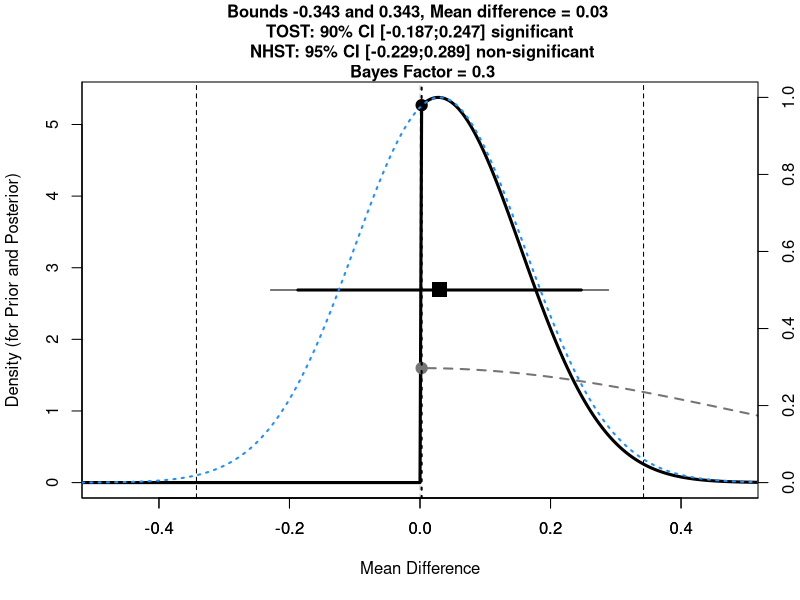
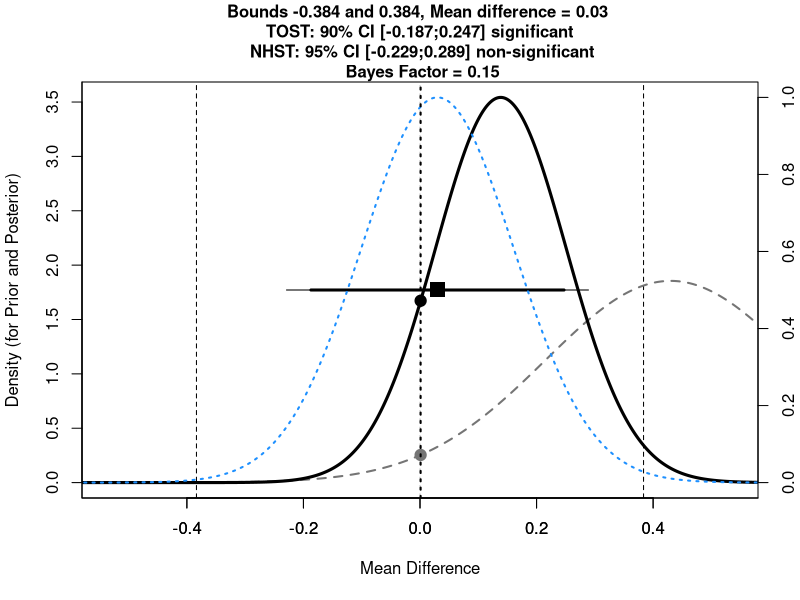
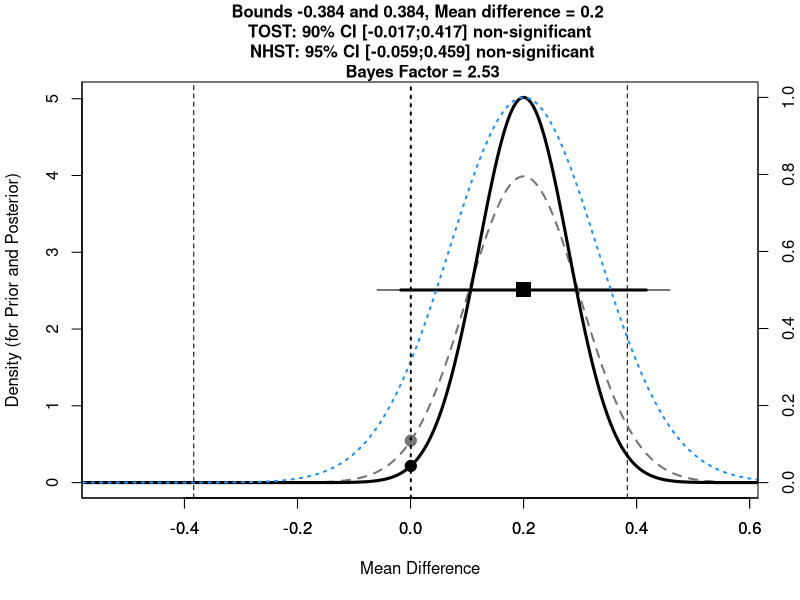

The R script that drew these images, in order: (Note: this script raises an error after producing the figures.)
TOSTtwo.bf<-function(m1,m2,sd1,sd2,n1,n2,low_eqbound_d, high_eqbound_d, alpha, var.equal, prior_dist, effect_prior, se_prior, df_prior, uniform_lower_bound, uniform_upper_bound)
  {
  if(missing(alpha)) {
    alpha<-0.05
  }
  if(missing(var.equal)) {
    var.equal<-FALSE
  }
  if(var.equal==TRUE) {
    sdpooled<-sqrt((((n1 - 1)*(sd1^2)) + (n2 - 1)*(sd2^2))/((n1+n2)-2)) #calculate sd pooled
    low_eqbound<-low_eqbound_d*sdpooled
    high_eqbound<-high_eqbound_d*sdpooled
    t1<-((m1-m2)-low_eqbound)/(sdpooled*sqrt(1/n1 + 1/n2))
    degree_f<-n1+n2-2
    p1<-pt(t1, degree_f, lower.tail=FALSE)
    t2<-((m1-m2)-high_eqbound)/(sdpooled*sqrt(1/n1 + 1/n2))
    p2<-pt(t2, degree_f, lower.tail=TRUE)
    LL90<-(m1-m2)-qt(1-alpha, degree_f)*(sdpooled*sqrt(1/n1 + 1/n2))
    UL90<-(m1-m2)+qt(1-alpha, degree_f)*(sdpooled*sqrt(1/n1 + 1/n2))
    LL95<-(m1-m2)-qt(1-(alpha/2), degree_f)*(sdpooled*sqrt(1/n1 + 1/n2))
    UL95<-(m1-m2)+qt(1-(alpha/2), degree_f)*(sdpooled*sqrt(1/n1 + 1/n2))
    t<-(m1-m2)/(sdpooled*sqrt(1/n1 + 1/n2))
    pttest<-2*pt(-abs(t), df=degree_f)
  } else {
    sdpooled<-sqrt((sd1^2 + sd2^2)/2) #calculate sd root mean squared for Welch's t-test
    low_eqbound<-low_eqbound_d*sdpooled
    high_eqbound<-high_eqbound_d*sdpooled
    t1<-((m1-m2)-low_eqbound)/sqrt(sd1^2/n1 + sd2^2/n2) #welch's t-test lower bound
    degree_f<-(sd1^2/n1+sd2^2/n2)^2/(((sd1^2/n1)^2/(n1-1))+((sd2^2/n2)^2/(n2-1))) #degrees of freedom for Welch's t-test
    p1<-pt(t1, degree_f, lower.tail=FALSE) #p-value for Welch's TOST t-test
    t2<-((m1-m2)-high_eqbound)/sqrt(sd1^2/n1 + sd2^2/n2) #welch's t-test upper bound
    p2<-pt(t2, degree_f, lower.tail=TRUE) #p-value for Welch's TOST t-test
    t<-(m1-m2)/sqrt(sd1^2/n1 + sd2^2/n2) #welch's t-test NHST
    pttest<-2*pt(-abs(t), df=degree_f) #p-value for Welch's t-test
    LL90<-(m1-m2)-qt(1-alpha, degree_f)*sqrt(sd1^2/n1 + sd2^2/n2) #Lower limit for CI Welch's t-test
    UL90<-(m1-m2)+qt(1-alpha, degree_f)*sqrt(sd1^2/n1 + sd2^2/n2) #Upper limit for CI Welch's t-test
    LL95<-(m1-m2)-qt(1-(alpha/2), degree_f)*sqrt(sd1^2/n1 + sd2^2/n2) #Lower limit for CI Welch's t-test
    UL95<-(m1-m2)+qt(1-(alpha/2), degree_f)*sqrt(sd1^2/n1 + sd2^2/n2) #Upper limit for CI Welch's t-test
  }
  ptost<-max(p1,p2) #Get highest p-value for summary TOST result
  ttost<-ifelse(abs(t1) < abs(t2), t1, t2) #Get lowest t-value for summary TOST result
  dif<-(m1-m2)
  testoutcome<-ifelse(pttest<alpha,"significant","non-significant")
  TOSToutcome<-ifelse(ptost<alpha,"significant","non-significant")
  if(var.equal == TRUE) {
    message(cat("Using alpha = ",alpha," Student's t-test was ",testoutcome,", t(",degree_f,") = ",t,", p = ",pttest,sep=""))
    cat("\n")
    message(cat("Using alpha = ",alpha," the equivalence test based on Student's t-test was ",TOSToutcome,", t(",degree_f,") = ",ttost,", p = ",ptost,sep=""))
  } else {
    message(cat("Using alpha = ",alpha," Welch's t-test was ",testoutcome,", t(",degree_f,") = ",t,", p = ",pttest,sep=""))
    cat("\n")
    message(cat("Using alpha = ",alpha," the equivalence test based on Welch's t-test  was ",TOSToutcome,", t(",degree_f,") = ",ttost,", p = ",ptost,sep=""))
  }
  TOSTresults<-data.frame(t1,p1,t2,p2,degree_f)
  colnames(TOSTresults) <- c("t-value 1","p-value 1","t-value 2","p-value 2","df")
  bound_results<-data.frame(low_eqbound,high_eqbound)
  colnames(bound_results) <- c("low bound raw","high bound raw")
  CIresults<-data.frame(LL90,UL90)
  colnames(CIresults) <- c(paste("Lower Limit ",100*(1-alpha*2),"% CI raw",sep=""),paste("Upper Limit ",100*(1-alpha*2),"% CI raw",sep=""))
  cat("TOST results:\n")
  print(TOSTresults)
  cat("\n")
  cat("Equivalence bounds (raw scores):\n")
  print(bound_results)
  cat("\n")
  cat("TOST confidence interval:\n")
  print(CIresults)
  #below added BF calc
  bayes<-TRUE #expect to provide bayes
  if(missing(prior_dist)) {
    bayes<-FALSE #if no prior effect size is provided, BF not calculated
  }
  if(bayes==TRUE){
    if(prior_dist=="normal"){
      if(missing(se_prior)){
        se_prior<-effect_prior/2 #if not specified otherwise, default SE is effect/2
      }
    }
    if(prior_dist=="halfnormal"){
      if(missing(se_prior)){
        se_prior<-effect_prior #if not specified otherwise, default SE is effect
        effect_prior<-0 #halfnormal is centered on 0
      } }
    if(prior_dist=="cauchy"){
      df_prior<-1
      if(missing(se_prior)){
        df_prior<-1
        se_prior<-effect_prior/2} #if not specified otherwise, default SE is effect
    }
    if(prior_dist=="halfcauchy"){
      df_prior<-1
      if(missing(se_prior)){
        df_prior<-1
        se_prior<-effect_prior #if not specified otherwise, default SE is effect
        effect_prior<-0 #halfcauchy is centered on 0
      }
    }
    if(missing(df_prior)){
      df_prior<-1000 #if not specified otherwise, default df = 100000 (practically normal)
    }
    if(prior_dist=="uniform"){
      theta = ((uniform_upper_bound + uniform_lower_bound)/2) - (2 * (uniform_upper_bound - uniform_lower_bound))
      tLL <- ((uniform_upper_bound + uniform_lower_bound)/2) - (2 * (uniform_upper_bound - uniform_lower_bound))
      tUL <- ((uniform_upper_bound + uniform_lower_bound)/2) + (2 * (uniform_upper_bound - uniform_lower_bound))
      incr <- (tUL - tLL) / 4000
      theta=seq(from = theta, by = incr, length = 4001)
      dist_theta = numeric(4001)
      dist_theta[theta >= uniform_lower_bound & theta <= uniform_upper_bound] = 1
    } else {
      theta <- effect_prior - 10 * se_prior
      incr <- se_prior / 200
      theta=seq(from = effect_prior - 10 * se_prior, by = incr, length = 4001)
      dist_theta <- dt(x = (theta-effect_prior)/se_prior, df=df_prior)
      if(prior_dist=="halfnormal"){
        dist_theta[theta <= 0] = 0
      }
      if(prior_dist=="halfcauchy"){
        dist_theta[theta <= 0] = 0
      }
    }
    dist_theta_alt = dist_theta/sum(dist_theta)
    likelihood <- dt((dif-theta)/(dif/t), df = degree_f) #use dif - can be set to d Create likelihood, for each theta, compute how well it predicts the obtained mean, given the obtained SEM and the obtained dfs.
    likelihood_alt = likelihood/sum(likelihood) # alternative computation with normalized vectors
    height <- dist_theta * likelihood # Multiply prior with likelihood, this gives the unstandardized posterior
    area <- sum(height * incr)
    normarea <- sum(dist_theta * incr)
    height_alt = dist_theta_alt * likelihood_alt
    height_alt = height_alt/sum(height_alt)
    LikelihoodTheory <- area/normarea
    LikelihoodNull <- dt(dif/(dif/t), df = degree_f)
    BayesFactor <- round(LikelihoodTheory / LikelihoodNull, 2)
    bayes_results <- data.frame(BayesFactor, LikelihoodTheory, LikelihoodNull)
    colnames(bayes_results) <- c("Bayes Factor","Likelihood (alternative)","Likelihood (null)")
    cat("Bayes Results:\n")
    print(bayes_results)
    cat("\n")
    invisible(list(TOST_t1=t1,TOST_p1=p1,TOST_t2=t2,TOST_p2=p2, TOST_df=degree_f,alpha=alpha,low_eqbound=low_eqbound,high_eqbound=high_eqbound,low_eqbound=low_eqbound,high_eqbound=high_eqbound, LL_CI_TOST=LL90,UL_CI_TOST=UL90,bf=BayesFactor, ll_theory=LikelihoodTheory, ll_null=LikelihoodNull))
    #plot (adapted from Wiens by DL)
    myminY = 1
    # rescale prior and posterior to sum = 1 (density)
    dist_theta_alt = dist_theta_alt / (sum(dist_theta_alt)*incr)
    height_alt = height_alt/(sum(height_alt)*incr)
    # rescale likelood to maximum = 1
    likelihood_alt = likelihood_alt / max(likelihood_alt)
    data = cbind(dist_theta_alt, height_alt)
    maxy = max(data)
    max_per_x = apply(data,1,max)
    max_x_keep = max_per_x/maxy*100 > myminY  # threshold (1%) here
    x_keep = which(max_x_keep==1)
    #png(file=paste("Fig1.png",sep=""),width=2300,height=2000, units = "px", res = 300)
    plot(NA, ylim=c(0,maxy), xlim=c(min(LL90,low_eqbound)-max(UL90-LL90, high_eqbound-low_eqbound)/5, max(UL90,high_eqbound)+max(UL90-LL90, high_eqbound-low_eqbound)/5), bty="l", yaxt="n", ylab="",xlab="Mean Difference")
    points(x=dif, y=maxy/2, pch=15, cex=2)
    abline(v=high_eqbound, lty=2)
    abline(v=low_eqbound, lty=2)
    abline(v=0, lty=2, col="grey")
    segments(LL90,maxy/2,UL90,maxy/2, lwd=3)
    segments(LL95,maxy/2,UL95,maxy/2, lwd=1)
    if(bayes==FALSE) {
      title(main=paste("Equivalence bounds ",round(low_eqbound,digits=3)," and ",round(high_eqbound,digits=3),"\nMean difference = ",round(dif,digits=3)," \n TOST: ", 100*(1-alpha*2),"% CI [",round(LL90,digits=3),";",round(UL90,digits=3),"] ", TOSToutcome," \n NHST: ", 100*(1-alpha),"% CI [",round(LL95,digits=3),";",round(UL95,digits=3),"] ", testoutcome, sep=""), cex.main=1)
    }
    if(bayes==TRUE){
      par(new=TRUE)
      plot(theta, dist_theta_alt, type = "l",
           ylim = c(0, maxy),
           xlim=c(min(LL90,low_eqbound)-max(UL90-LL90, high_eqbound-low_eqbound)/5, max(UL90,high_eqbound)+max(UL90-LL90, high_eqbound-low_eqbound)/5),
           ylab = "Density (for Prior and Posterior)", xlab = "", col = "grey46", lwd = 2, lty = 2)
      lines(theta, height_alt, type = "l", col = "black", lwd = 3, lty = 1)
      theta0 = which(theta == min(theta[theta>0]))
      points(theta[theta0],dist_theta_alt[theta0], pch = 19, col = "grey46", cex = 1.5)
      points(theta[theta0],height_alt[theta0], pch = 19, col = "black", cex = 1.5)
      par(new = T)
      plot(theta, likelihood_alt, type = "l",
           ylim = c(0, 1),
           xlim=c(min(LL90,low_eqbound)-max(UL90-LL90, high_eqbound-low_eqbound)/5, max(UL90,high_eqbound)+max(UL90-LL90, high_eqbound-low_eqbound)/5),     col = "dodgerblue", lwd = 2, lty = 3, axes = F, xlab = NA, ylab = NA)
      axis(side = 4)
      mtext(side = 4, line = 3, 'Likelihood')
      abline(v = theta[theta0], lwd = 2, lty = 3)
      if(bayes==TRUE){
        title(main=paste("Bounds ",round(low_eqbound,digits=3)," and ",round(high_eqbound,digits=3),", Mean difference = ",round(dif,digits=3)," \n TOST: ", 100*(1-alpha*2),"% CI [",round(LL90,digits=3),";",round(UL90,digits=3),"] ", TOSToutcome," \n NHST: ", 100*(1-alpha),"% CI [",round(LL95,digits=3),";",round(UL95,digits=3),"] ", testoutcome,"\n Bayes Factor = ", BayesFactor, sep=""), cex.main=1)
      }
      #dev.off()
    }
  }
}


##### Correct Understanding of TOST?
TOSTtwo.bf(m1=5.25,m2=5.22,sd1=0.95,sd2=0.83,n1=95,n2=89,low_eqbound_d=-0.384,high_eqbound_d=0.384, var.equal=FALSE, prior_dist = "halfnormal", effect_prior = 0.5) # B = 0.31
# Nonsignificantly different from zero t=0.23, p=0.82, and is equivalent t=3.50, p=.0002.

TOSTtwo.bf(m1=5.25,m2=5.22,sd1=0.95,sd2=0.83,n1=95,n2=89,low_eqbound_d=-0.43,high_eqbound_d=0.43, var.equal=FALSE, prior_dist = "normal", effect_prior = 0.43) # B = 0.31
# Significantly different from zero t=3.81, p<.001, and is not equivalent t=0.53, p=.70

TOSTtwo.bf(m1=5.25,m2=5.05,sd1=0.95,sd2=0.83,n1=95,n2=89,low_eqbound_d=-0.43,high_eqbound_d=0.43, var.equal=FALSE, prior_dist = "normal", effect_prior = 0.2) # B = 0.31
# Not significantly different from zero t=1.52, p<.001, and was equivalent t=-1.75, p=.04


#Half-Normal
TOSTtwo.raw.bf(m1  = 4.785714,  # Mean of group 1
               m2  = 4.656863,  # Mean of group 2
               sd1 = 1.089725,  # Standard deviation of group 1
               sd2 = 1.189497,  # Standard deviation of group 2
               n1  = 49,  # Number of subjects in group 1
               n2  = 51,  # Number of subjects in group 2
               low_eqbound_d = -0.6,  # Value for the lower equivalence bound
               high_eqbound_d =  0.6,  # Value for the higher equivalence bound
               alpha = .05,
               prior_dist="halfnormal",
               effect_prior=1
)  # Alpha level for TOST and NHST



#Uniform
TOSTtwo.bf(m1  = 4.785714,  # Mean of group 1
               m2  = 4.656863,  # Mean of group 2
               sd1 = 1.089725,  # Standard deviation of group 1
               sd2 = 1.189497,  # Standard deviation of group 2
               n1  = 49,  # Number of subjects in group 1
               n2  = 51,  # Number of subjects in group 2
               low_eqbound_d = -0.4,  # Value for the lower equivalence bound
               high_eqbound_d =  0.4,  # Value for the higher equivalence bound
               alpha = .05,
               prior_dist="uniform",
               uniform_lower_bound = -6,
               uniform_upper_bound = 6
)